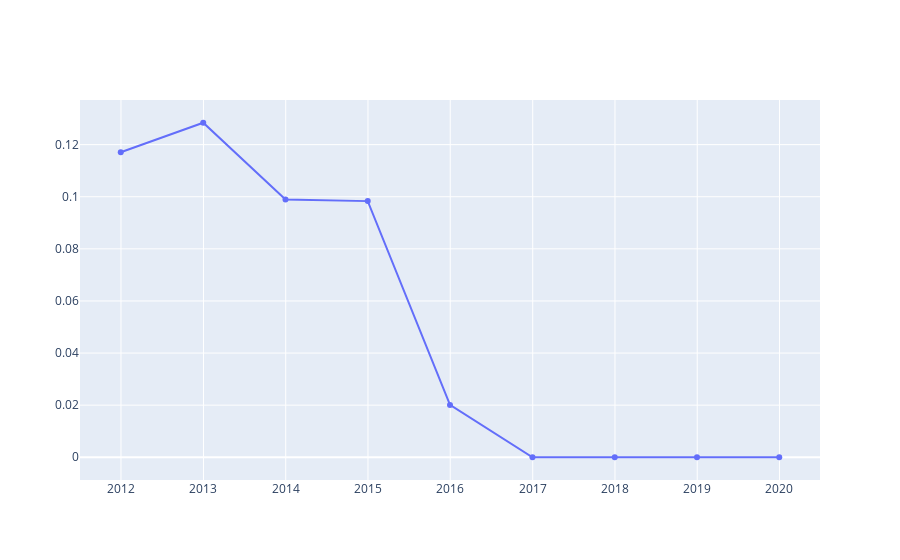

Notebook code for this chart:
### Code cell
fig = go.Figure()
fig.add_trace(go.Scatter(x=data_df.index, y=data_df['debts_yx']/ data_df['total_assets'],name='有息负债率'))
fig.show()

### Figure 1 — Plotly figure (JSON) as saved in the notebook; plotly's stock layout.template omitted (floating-point values rounded to 4 significant figures)
{"data": [{"name": "有息负债率", "type": "scatter", "x": ["2011-12-31", "2012-12-31", "2013-12-31", "2014-12-31", "2015-12-31", "2016-12-31", "2017-12-31", "2018-12-31", "2019-12-31"], "y": [0.1171, 0.1284, 0.09896, 0.09832, 0.02009, 0, 0, 0, 0]}], "layout": {}}
